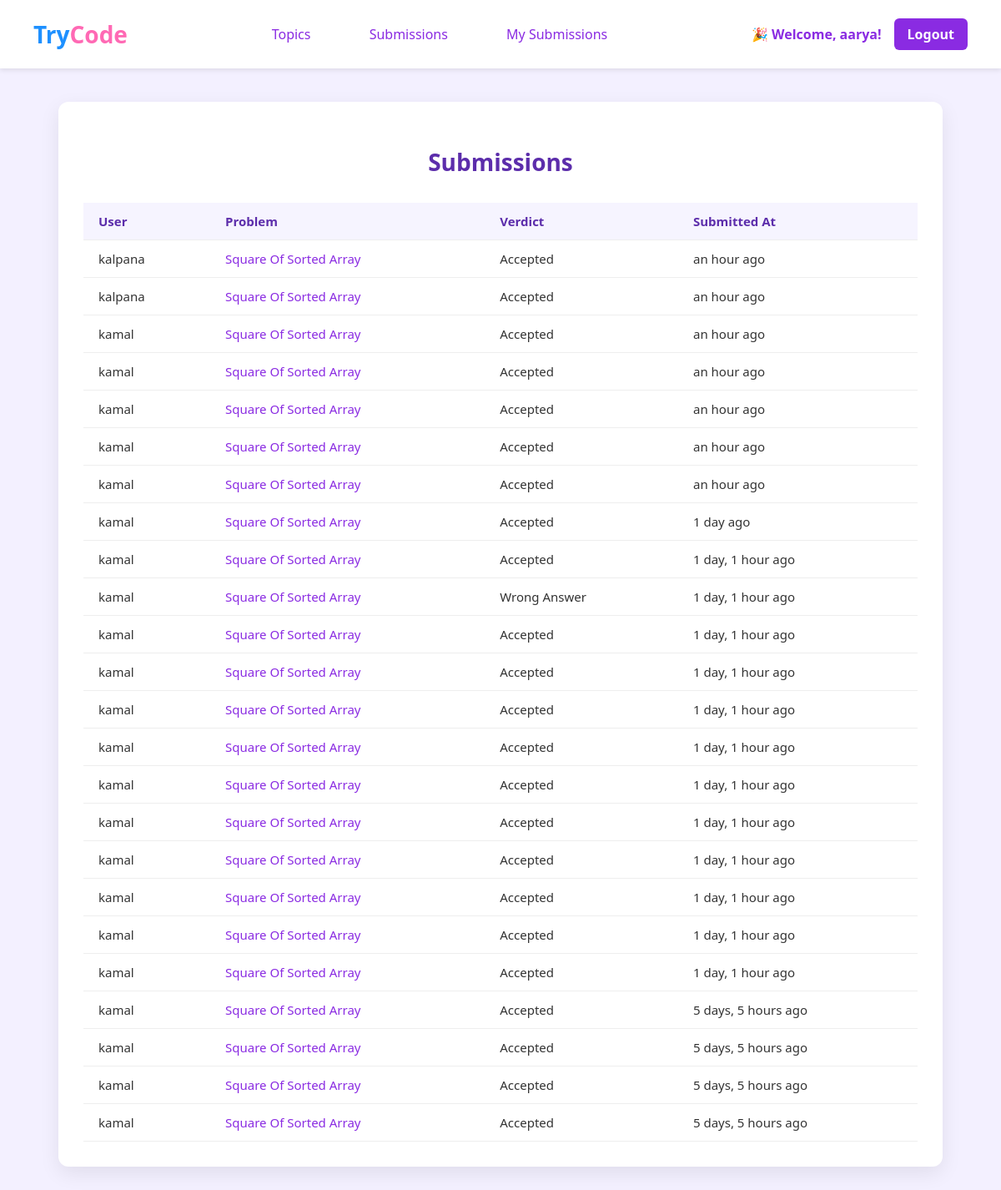
Page /submissions/ (signed in) on the committed database.
### authentication/models.py (models this page shows, shortened)
class Submission(models.Model):
    user = models.ForeignKey(User, on_delete=models.CASCADE)
    problem = models.ForeignKey(Problem, on_delete=models.CASCADE)
    code = models.TextField()
    language = models.CharField(max_length=10, choices=LANGUAGE_CHOICES, default='python')
    created_at = models.DateTimeField(auto_now_add=True)
    verdict = models.CharField(max_length=30, choices=[
        ('Accepted', 'Accepted'),
        ('Wrong Answer', 'Wrong Answer'),
        ('Runtime Error', 'Runtime Error'),
        ('Time Limit Exceeded', 'Time Limit Exceeded'),
        ('Compilation Error', 'Compilation Error'),
        ('Pending', 'Pending'),
    ], default='Pending')
    output = models.TextField(blank=True)
    error = models.TextField(blank=True)

class Problem(models.Model):
    topic = models.ForeignKey(Topic, on_delete=models.CASCADE, related_name='problems')
    title = models.CharField(max_length=200)
    description = models.TextField()
    input_format = models.TextField()
    output_format = models.TextField()

### authentication/views.py (the view)
# urls.py: path('submissions/', views.all_submissions_view, name='submission_list'),
@login_required
def all_submissions_view(request):
    submissions = Submission.objects.all()\
        .select_related('problem', 'user')\
        .order_by('-created_at')  # Ascending by time
    return render(request, 'submissions.html', {'submissions': submissions})

### authentication/templates/submissions.html (shortened to what this page needs)
{% extends 'home.html' %}
{% load humanize %}
{% block content %}
<div class="all-submissions-container">
  <h2>Submissions</h2>
  <table>
    <tr>
      <th>User</th>
      <th>Problem</th>
      <th>Verdict</th>
      <th>Submitted At</th>
    </tr>
    {% for sub in submissions %}
      <tr>
        <td>{{ sub.user.username }}</td>
        <td><a href="">{{ sub.problem.title }}</a></td>
        <td>{{ sub.verdict }}</td>
        <td>{{ sub.created_at|naturaltime }}</td>
      </tr>
    {% endfor %}
  </table>
</div>
{% endblock %}

### authentication/templates/home.html (shortened to what this page needs)
<!DOCTYPE html>
<html lang="en">
<head>
</head>
<body>
  <header class="main-header">
    <a href="#" class="logo">Try<span class="code-highlight">Code</span></a>
    <nav class="nav-links">
      <a href="{% url 'topics' %}" id="nav_bar">Topics</a>
      <a href="{% url 'submission_list' %}" id = "nav_bar">Submissions</a>
      <a href="{% url 'my_submission_list' %}" id="nav_bar">My Submissions</a>
    </nav>
    <div class="user-greeting">
      <span>🎉 Welcome, {{ request.user.username }}!</span>
      <a href="{% url 'logout' %}" class="logout-btn">Logout</a>
    </div>
  </header>
 <div>
  {% block content %}{% endblock %}
 </div>
</body>
</html>

### authentication/templates/home.html (style rules this page uses)
html { scroll-behavior: smooth; }
body { margin: 0; font-family: 'Segoe UI', Tahoma, sans-serif; background-color: #f3f0ff; color: #333; }
.logo { font-size: 28px; font-weight: bold; font-family: 'Segoe UI', Tahoma, sans-serif; text-decoration: none; color: #1e90ff; }
.logo .code-highlight { color: #ff69b4; }
.main-header { display: flex; justify-content: space-between; align-items: center; background-color: white; padding: 20px 40px; box-shadow: 0 2px 6px rgba(0, 0, 0, 0.1); }
.nav-links a { margin: 0 15px; text-decoration: none; color: blueviolet; font-weight: 500; transition: color 0.3s ease; }
.user-greeting { display: flex; align-items: center; gap: 15px; font-weight: 600; color: blueviolet; }
.logout-btn { padding: 8px 16px; background-color: blueviolet; color: white; text-decoration: none; border-radius: 6px; font-weight: bold; transition: background-color 0.3s ease; }
.nav-links #nav_bar { display: inline-block; padding: 10px 18px; font-size: 16px; color: blueviolet; text-decoration: none; border-radius: 8px; transition: all 0.3s ease; position: relative; }
.nav-links #nav_bar::after { content: ""; position: absolute; left: 0; bottom: 0; height: 3px; width: 100%; background-color: blueviolet; transform: scaleX(0); transition: transform 0.3s ease; }

### authentication/templates/submissions.html (style rules this page uses)
.all-submissions-container { max-width: 1000px; margin: 40px auto; padding: 30px; background-color: white; border-radius: 12px; box-shadow: 0 8px 24px rgba(0, 0, 0, 0.08); font-family: 'Segoe UI', Tahoma, sans-serif; }
.all-submissions-container h2 { text-align: center; font-size: 28px; color: #5c2dab; margin-bottom: 30px; }
.all-submissions-container table { width: 100%; border-collapse: collapse; font-size: 15px; }
.all-submissions-container th, .all-submissions-container td { padding: 12px 18px; text-align: left; border-bottom: 1px solid #eee; }
.all-submissions-container th { background-color: #f6f4ff; color: #5c2dab; font-weight: 600; }
.all-submissions-container td a { color: blueviolet; text-decoration: none; font-weight: 500; }

### rows in the picture
Submission: user.username "kalpana", problem "Square Of Sorted Array", verdict "Accepted", created_at "an hour ago"
Submission: user.username "kalpana", problem "Square Of Sorted Array", verdict "Accepted", created_at "an hour ago"
Submission: user.username "kamal", problem "Square Of Sorted Array", verdict "Accepted", created_at "an hour ago"
Submission: user.username "kamal", problem "Square Of Sorted Array", verdict "Accepted", created_at "an hour ago"
Submission: user.username "kamal", problem "Square Of Sorted Array", verdict "Accepted", created_at "an hour ago"
Submission: user.username "kamal", problem "Square Of Sorted Array", verdict "Accepted", created_at "an hour ago"
Submission: user.username "kamal", problem "Square Of Sorted Array", verdict "Accepted", created_at "an hour ago"
Submission: user.username "kamal", problem "Square Of Sorted Array", verdict "Accepted", created_at "1 day ago"
Submission: user.username "kamal", problem "Square Of Sorted Array", verdict "Accepted", created_at "1 day, 1 hour ago"
Submission: user.username "kamal", problem "Square Of Sorted Array", verdict "Wrong Answer", created_at "1 day, 1 hour ago"
Submission: user.username "kamal", problem "Square Of Sorted Array", verdict "Accepted", created_at "1 day, 1 hour ago"
Submission: user.username "kamal", problem "Square Of Sorted Array", verdict "Accepted", created_at "1 day, 1 hour ago"
Submission: user.username "kamal", problem "Square Of Sorted Array", verdict "Accepted", created_at "1 day, 1 hour ago"
Submission: user.username "kamal", problem "Square Of Sorted Array", verdict "Accepted", created_at "1 day, 1 hour ago"
Submission: user.username "kamal", problem "Square Of Sorted Array", verdict "Accepted", created_at "1 day, 1 hour ago"
Submission: user.username "kamal", problem "Square Of Sorted Array", verdict "Accepted", created_at "1 day, 1 hour ago"
Submission: user.username "kamal", problem "Square Of Sorted Array", verdict "Accepted", created_at "1 day, 1 hour ago"
Submission: user.username "kamal", problem "Square Of Sorted Array", verdict "Accepted", created_at "1 day, 1 hour ago"
Submission: user.username "kamal", problem "Square Of Sorted Array", verdict "Accepted", created_at "1 day, 1 hour ago"
Submission: user.username "kamal", problem "Square Of Sorted Array", verdict "Accepted", created_at "1 day, 1 hour ago"
Submission: user.username "kamal", problem "Square Of Sorted Array", verdict "Accepted", created_at "5 days, 5 hours ago"
Submission: user.username "kamal", problem "Square Of Sorted Array", verdict "Accepted", created_at "5 days, 5 hours ago"
Submission: user.username "kamal", problem "Square Of Sorted Array", verdict "Accepted", created_at "5 days, 5 hours ago"
Submission: user.username "kamal", problem "Square Of Sorted Array", verdict "Accepted", created_at "5 days, 5 hours ago"

### other values in the picture
{{ request.user.username }} "aarya"
